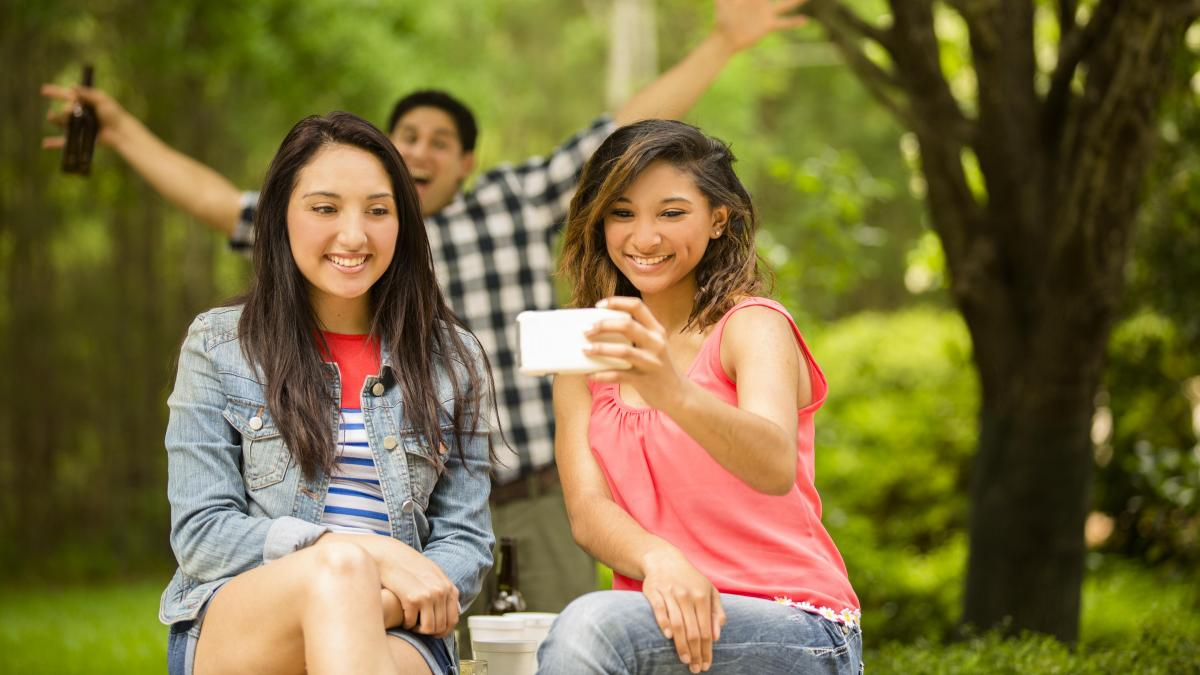
#> input picture imagen1.jpeg, 1200 x 675 px
$ python train_model_webc.py
#> lines starting #> are read from the running program, lines starting #| are printed output that depends on the picture; after the words box and inside, x2 and y2 are one past the last pixel; in counts of white or black regions, pixels touching at a corner belong together
import cv2

def contador(image_path):
#> called with image_path = 'imagen1.jpeg'
    face_cascade = cv2.CascadeClassifier(cv2.data.haarcascades + 'haarcascade_frontalface_default.xml')

    img = cv2.imread(image_path)
#> img is the input picture: shape (675, 1200, 3); mean B, G, R 62.1, 110.2, 122.7
    escala_grises = cv2.cvtColor(img, cv2.COLOR_BGR2GRAY)
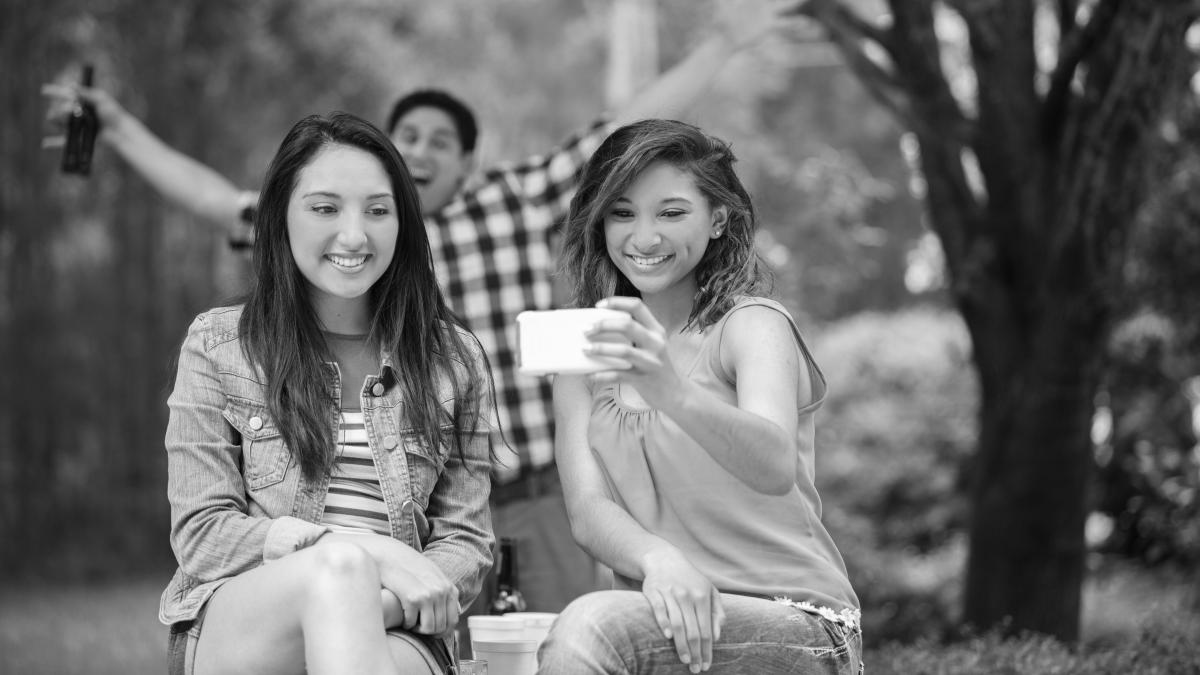
#> escala_grises: shape (675, 1200); min 1, max 255, mean 108.5

    caras = face_cascade.detectMultiScale(escala_grises, 1.1, 4)
#> caras = [[383, 107, 84, 84], [431, 327, 89, 89], [595, 168, 119, 119], [274, 152, 141, 141]]

    for (x, y, w, h) in caras:
        cv2.rectangle(img, (x, y), (x+w, y+h), (0, 255, 0), 2)
#> this loop made 4 passes
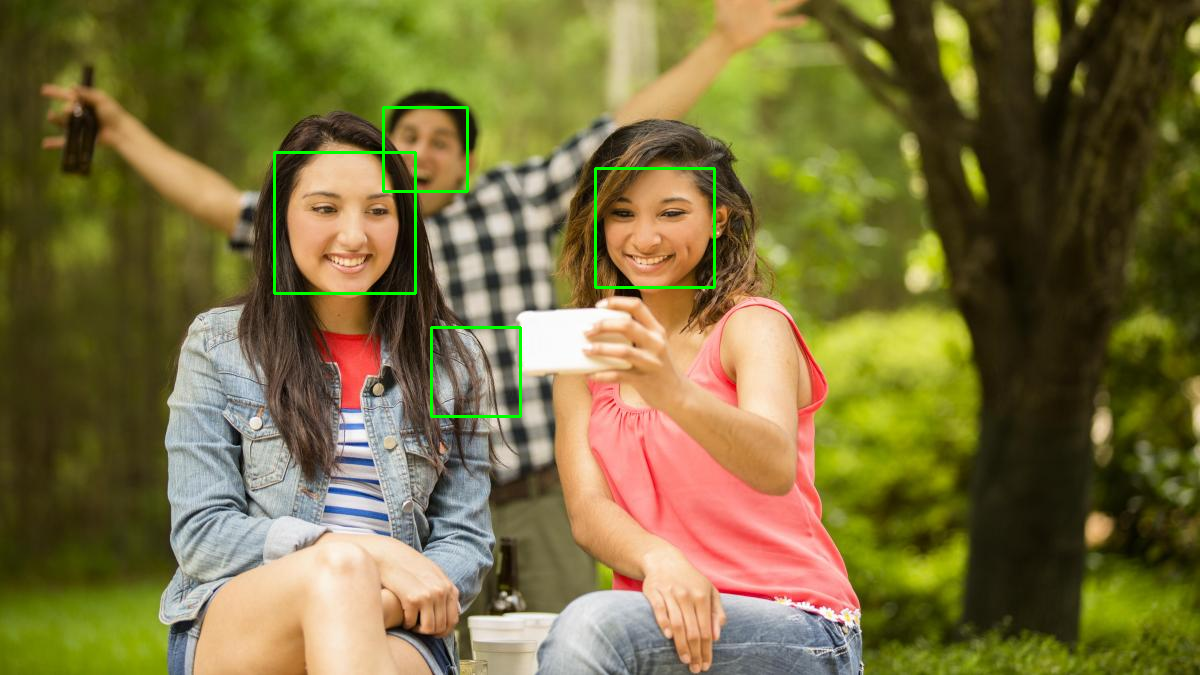
#> img: shape (675, 1200, 3); 0.64% of pixels changed, all inside (x1, y1, x2, y2) = (273, 106, 716, 418)

    cv2.imshow('Caras', img)
    cv2.waitKey(0)
    cv2.destroyAllWindows()

    return len(caras)


n_caras = contador('imagen1.jpeg')
#> n_caras = 4
print("Caras detectadas:", n_caras)
#| Caras detectadas: 4
